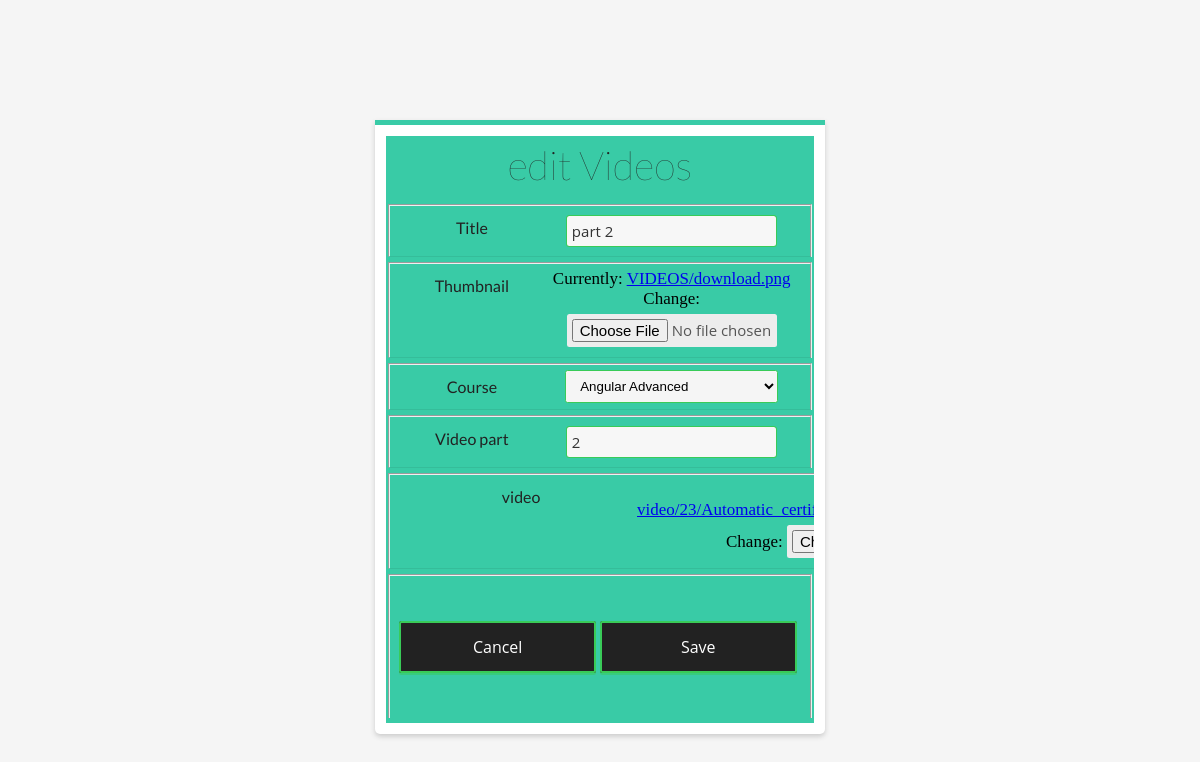
Page /2/edit/ on the committed database.
### notes/models.py (models this page shows, shortened)
class Video(models.Model):
    title  = models.CharField(max_length = 100 , null = False)
    thumbnail = models.ImageField(upload_to = 'VIDEOS/')
    course = models.ForeignKey(Course , null = False , on_delete=models.CASCADE)
    serial_number = models.IntegerField(null=False)
    video = models.FileField(upload_to = "video/%y",validators=[file_size])
    is_preview = models.BooleanField(default = False)

### notes/views.py (the view)
# urls.py: path('<int:video_id>/edit/', views.edit_video, name='edit_video'),
def edit_video(request, video_id):
    video = get_object_or_404(Video, id=video_id)
    if request.method == 'POST':
        form = VideoForm(request.POST, request.FILES, instance=video)
        if form.is_valid():
            form.save()
            return redirect('videos_list')
    else:
        form = VideoForm(instance=video)
    return render(request, 'videos/editvideo.html', {'form': form, 'video': video})

### notes/forms.py
class VideoForm(forms.ModelForm):
    class Meta:
        model = Video
        fields = ['title', 'thumbnail', 'course', 'serial_number', 'video', 'is_preview']
        widgets = {
            'is_preview': forms.CheckboxInput(attrs={'class': 'form-check-input'})
        }

### notes/models.py (called while the page is built)
    def __str__(self):
        return self.name

### notes/templates/videos/editvideo.html (shortened to what this page needs)
<!DOCTYPE html>
<html>
    <head>
    </head>
    <div class="wrapper">
      <div class="profile">
        <div class="content">
          {% block content %}
          <h1>edit Videos</h1>
          <form method="post" enctype="multipart/form-data">
            <fieldset>
              <div class="grid-35">
                <label for="title">Title</label>
              </div>
              <div class="grid-65">
                {{ form.title}}
              </div>
            </fieldset>
            <fieldset>
              <div class="grid-35">
                <label for="desc">Thumbnail</label>
              </div>
              <div class="grid-65">
                {{ form.thumbnail}}
              </div>
            </fieldset>
            <fieldset>
              <div class="grid-35">
                <label for="thumbnail" >Course</label>
              </div>
              <div class="grid-65">
                {{ form.course}}
              </div>
            </fieldset>
            <fieldset>
              <div class="grid-35">
                <label for="pdf">Video part</label>
              </div>
              <div class="grid-65">
                {{ form.serial_number }}
              </div>
            </fieldset>
            <fieldset>
              <div class="grid-35">
                <label for="desc">video</label>
              </div>
              <div class="grid-65">
                {{ form.video}}
              </div>
            </fieldset>
            <fieldset>
              <input type="button" class="Btn cancel" value="Cancel" onclick="location.href='{% url 'videos_list' %}'" />
              <input type="submit" class="Btn" value="Save" />
            </fieldset>
          </form>
          {% endblock %}
        </div>
      </div>
    </div>
  </html>

### notes/templates/videos/editvideo.html (style rules this page uses)
.profile,.content { -webkit-transition: 0.5s ease; -moz-transition: 0.5s ease; transition: 0.5s ease; }
.profile { position: absolute; top: 100px; bottom: auto; left: 0; right: 0; min-height: 100%; height: auto; width: 75%; margin: 20px auto; margin-bottom: 100px; background-color: #fff; border-top: 5px solid #39cba7; border-radius: 0 0 5px 5px; box-shadow: 0 2.5px 5px #ccc; }
.content { min-height: 100%; height: 100%; width: 95%; margin: 2.5% auto; left: 0; right: 0; top: 0; bottom: 0; background-color:rgb(57 203 166); overflow: hidden; }
input[type="file"] { color: #555; font-size: 15px; top: 25%; box-shadow: none !important; margin-left: !important; background-color: #ededed; width: 200px; border: 0; }
label { color: #222; line-height: 2.1em; margin-left: 10px; }
fieldset textarea,input { font-family: Open Sans; font-size: 15px; color: #333; background-color: #f7f7f7; box-shadow: 0 0 0 1px #39cb58; padding: 5px; width: 75%; margin: 5px auto; border: 0; border-radius: 2.5px; outline: 0; transition: 0.3s ease; }
.grid-35 { width: 35%; float: left; font-weight: 500; color: #333; }
.grid-65 { position: relative; width: 65%; float: right; font-family: Source Sans Pro; font-weight: 300; font-size: 17px; }
.content h1 { text-align: center; color: #222; font-family: Lato; font-size: 40px; font-weight: 200; margin: 5px auto 15px auto; }
select { width: 80%; padding: 7px 10px; background-color: #f5f5f5; border: 1px solid #39cb58; border-radius: 2.5px; outline: 0; }
select option { padding: 5px; }
fieldset { text-align: center; margin-bottom: 5px; padding: 5px; box-sizing: border-box; border-bottom: 1px solid rgba(0,0,0,0.07); }
fieldset:last-child { border-bottom: none; }
input.Btn { width: 48%; float: left; display: block; margin: 40px auto; margin-left: 1%; padding: 15px 0; font-size: 16px; color: #fff; cursor: pointer; background-color: #222; box-shadow: inset 0 0 0 2px #39cb58, 0 2px 0 0 rgba(57,203,88,0.5); transition: 0.5s ease; }
@media only screen and (min-width: 768px) { .profile { width: 450px; min-height: 10%; } }

### rows in the picture
Video: title "part 2", course "Angular Advanced", serial_number "2"
